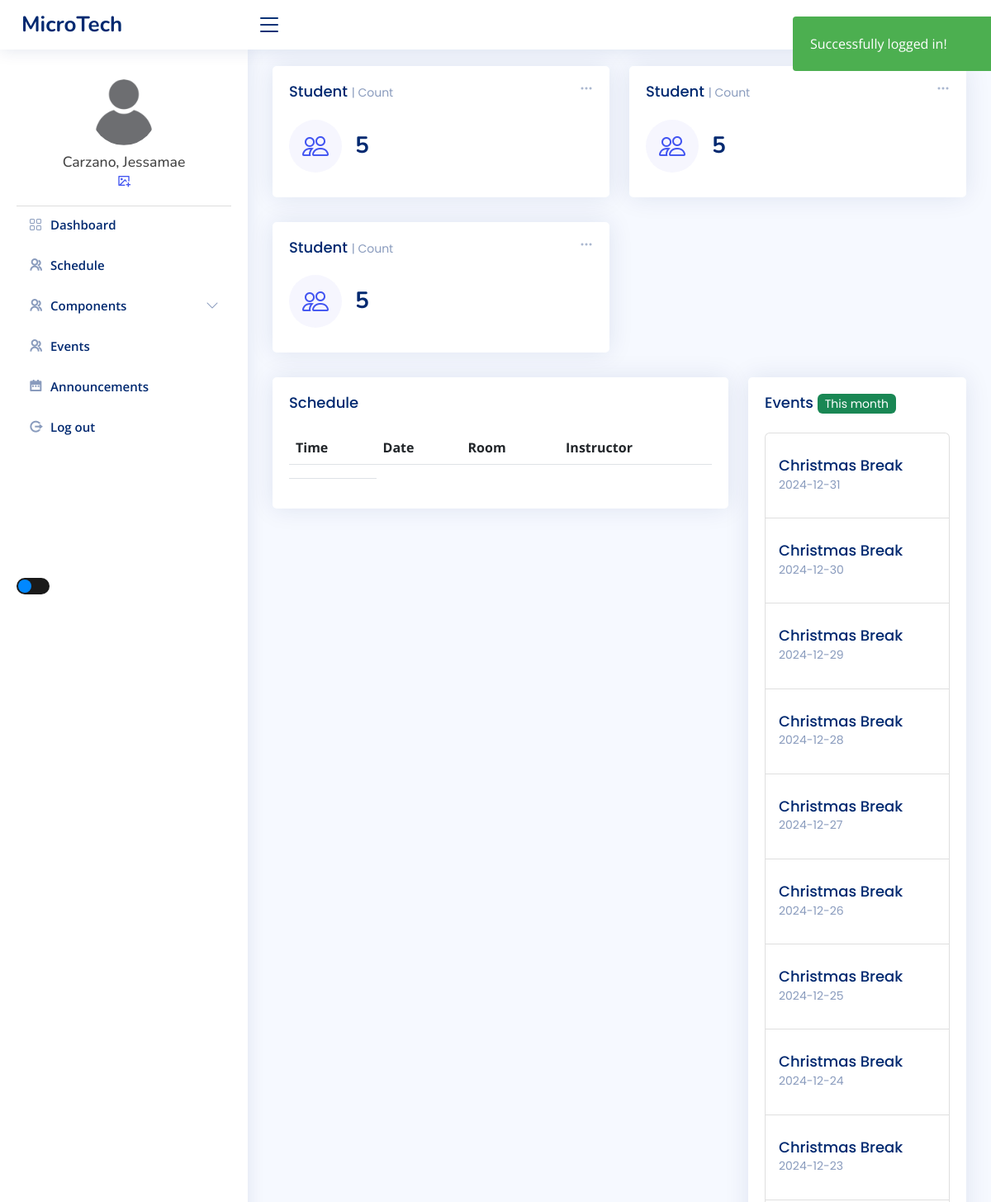
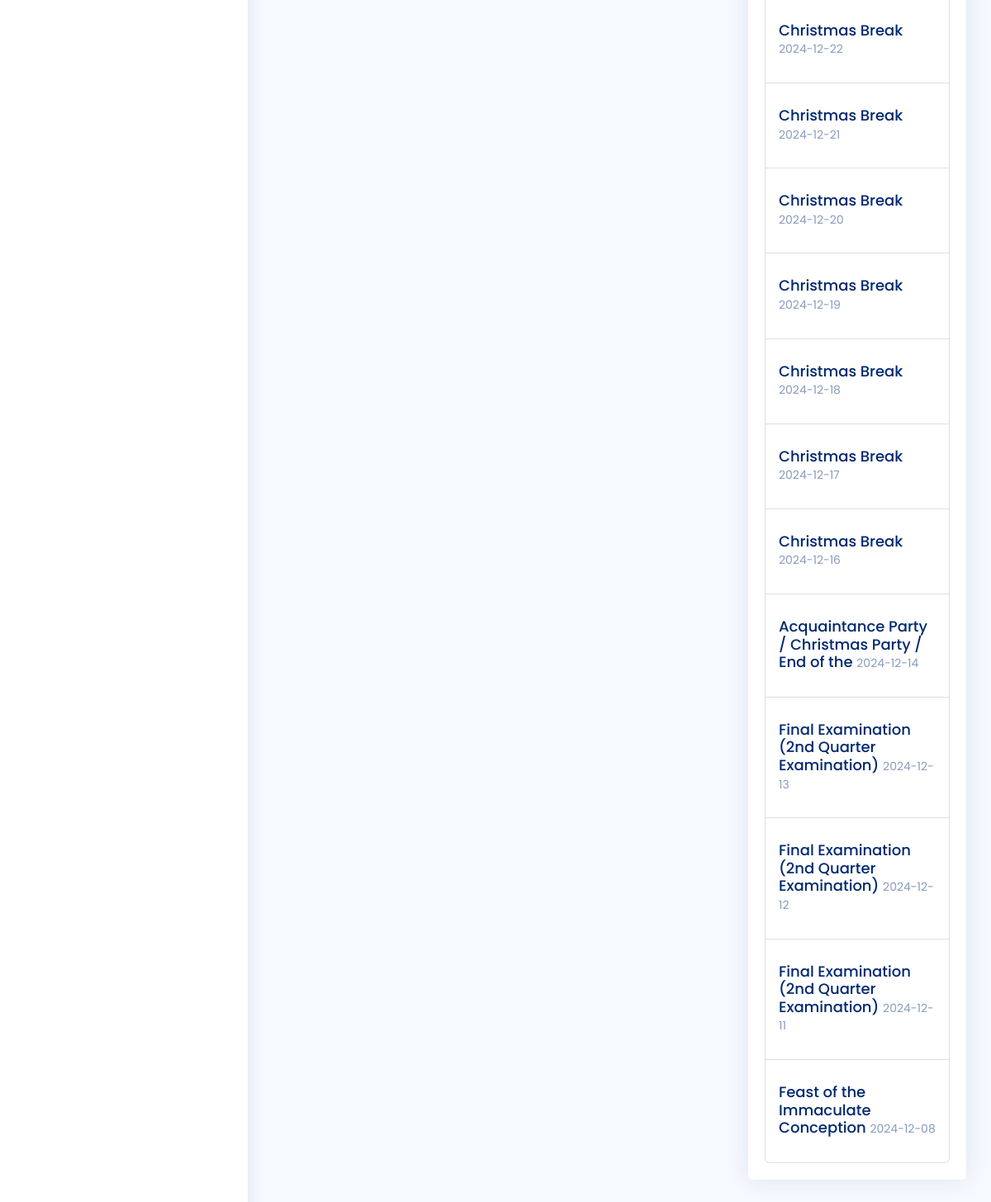
Screenshot of /admin/index2.php (signed in) with the database file from the repository (2 pictures, top to bottom).
### tables this page shows
CREATE TABLE `tbl_users` (
  `user_id` int(11) NOT NULL,
  `user_fname` varchar(50) NOT NULL,
  `user_lname` varchar(50) NOT NULL,
  `user_email` varchar(80) NOT NULL,
  `user_name` varchar(50) NOT NULL,
  `user_pass` varchar(100) NOT NULL,
  `user_role` varchar(20) NOT NULL,
  `user_image` varchar(100) NOT NULL
);

CREATE TABLE `tbl_events` (
  `id` int(11) NOT NULL,
  `title` varchar(50) NOT NULL,
  `date` date NOT NULL,
  `description` varchar(10000) NOT NULL
);

### admin/index2.php (the view, shortened to what this page needs)
<?php
include_once "../templates/header2.php";
include_once "includes/connect.php";
$connection = new Connection();
$pdo = $connection->open();
$sql = "SELECT * FROM tbl_events ORDER BY date DESC";
$stmt = $pdo->query($sql);
$events = $stmt->fetchAll(PDO::FETCH_ASSOC);
$currentMonthStart = date('Y-m-01');
$currentMonthEnd = date('Y-m-t');
$filteredEvents = [];
foreach ($events as $event) {
    if ($event['date'] >= $currentMonthStart && $event['date'] <= $currentMonthEnd) {
        $filteredEvents[] = $event;
    }
}
$statements = $conn->prepare("SELECT COUNT(studentID) AS count_stud FROM tbl_students");
$statements->execute();
$studcount = $statements->fetch(PDO::FETCH_ASSOC);
?>
<main id="main" class="main">
    <section class="section dashboard">
        <div class="row">
            <div class="col-xxl-4 col-md-6">
                <div class="card info-card sales-card">
                    <div class="filter">
                        <a class="icon" href="#" data-bs-toggle="dropdown"><i class="bi bi-three-dots"></i></a>
                    </div>
                    <div class="card-body">
                        <h5 class="card-title">Student <span>| Count</span></h5>
                        <div class="d-flex align-items-center">
                            <div class="card-icon rounded-circle d-flex align-items-center justify-content-center">
                                <i class="bi bi-people"></i>
                            </div>
                            <div class="ps-3">
                                <h6><?php echo $studcount['count_stud'] ?></h6>
                            </div>
                        </div>
                    </div>
                </div>
            </div>
            <div class="col-xxl-4 col-md-6">
                <div class="card info-card sales-card">
                    <div class="filter">
                        <a class="icon" href="#" data-bs-toggle="dropdown"><i class="bi bi-three-dots"></i></a>
                    </div>
                    <div class="card-body">
                        <h5 class="card-title">Student <span>| Count</span></h5>
                        <div class="d-flex align-items-center">
                            <div class="card-icon rounded-circle d-flex align-items-center justify-content-center">
                                <i class="bi bi-people"></i>
                            </div>
                            <div class="ps-3">
                                <h6><?php echo $studcount['count_stud'] ?></h6>
                            </div>
                        </div>
                    </div>
                </div>
            </div>
            <div class="col-xxl-4 col-md-6">
                <div class="card info-card sales-card">
                    <div class="filter">
                        <a class="icon" href="#" data-bs-toggle="dropdown"><i class="bi bi-three-dots"></i></a>
                    </div>
                    <div class="card-body">
                        <h5 class="card-title">Student <span>| Count</span></h5>
                        <div class="d-flex align-items-center">
                            <div class="card-icon rounded-circle d-flex align-items-center justify-content-center">
                                <i class="bi bi-people"></i>
                            </div>
                            <div class="ps-3">
                                <h6><?php echo $studcount['count_stud'] ?></h6>
                            </div>
                        </div>
                    </div>
                </div>
            </div>
        </div>
        <div class="row">
            <div class="col-lg-8">
                <div class="card">
                    <div class="card-body">
                        <h5 class="card-title">Schedule </h5>
                        <table class="table tabl-borderless">
                            <thead>
                                <tr>
                                    <th>Time</th>
                                    <th>Date</th>
                                    <th>Room</th>
                                    <th>Instructor</th>
                                </tr>
                            </thead>
                            <tbody>
                                <tr>
                                    <td>
                                    </td>
                                </tr>
                            </tbody>
                        </table>
                    </div>
                </div>
            </div>
            <div class="col-lg-4">
                <div class="card">
                    <div class="card-body">
                        <h5 class="card-title"> Events <span class="badge bg-success" style="color: white;">This month</span></h5>
                        <ul class="list-group">
                            <?php if (!empty($filteredEvents)) : ?>
                                <?php foreach ($filteredEvents as $event) : ?>
                                    <li class="list-group-item">
                                        <h6 class="card-title"><?php echo htmlspecialchars($event['title']); ?> <span>
                                                <?php echo htmlspecialchars($event['date']); ?></span></h6>
                                    </li>
                                <?php endforeach; ?>
                            <?php else : ?>
                                <li class="list-group-item">No events found for the current month.</li>
                            <?php endif; ?>
                        </ul>
                    </div>
                </div>
            </div>
        </div>
    </section>
</main>
<?php
include_once "../templates/footer.php";
?>

### templates/header2.php (shortened to what this page needs)
<?php
$database = new Connection();
$conn = $database->open();
$userid = $_SESSION["login"];
$statements = $conn->prepare("SELECT user_fname, user_lname, user_image FROM tbl_users WHERE user_id = ?");
$statements->execute([$userid]);
$user = $statements->fetch(PDO::FETCH_ASSOC);
$fname = $user['user_fname'];
$lname = $user['user_lname'];
$image = $user['user_image'];
?>
<!DOCTYPE html>
<html lang="en">
<head>
  <link href="../assets/vendor/bootstrap/css/bootstrap.min.css" rel="stylesheet">
  <link href="../assets/vendor/bootstrap-icons/bootstrap-icons.css" rel="stylesheet">
  <link href="../assets/vendor/boxicons/css/boxicons.min.css" rel="stylesheet">
  <link href="../assets/vendor/quill/quill.snow.css" rel="stylesheet">
  <link href="../assets/vendor/quill/quill.bubble.css" rel="stylesheet">
  <link href="../assets/vendor/remixicon/remixicon.css" rel="stylesheet">
  <link href="../assets/vendor/simple-datatables/style.css" rel="stylesheet">
  <link href="../assets/css/style.css" rel="stylesheet">
  <link href="https://cdn.jsdelivr.net/npm/select2@4.1.0-rc.0/dist/css/select2.min.css" rel="stylesheet" />
</head>
<body>
  <?php
  if (isset($_SESSION['login_success']) && $_SESSION['login_success']) {
    echo "
        <div class='alert'>
            <span class='closebtn' onclick='this.parentElement.style.display=\"none\";'>&times;</span>
            Successfully logged in!
        </div>
        <script>
            // Automatically close the alert after 5 seconds
            setTimeout(function() {
                document.querySelector('.alert').style.opacity = '0';
                setTimeout(function() {
                    document.querySelector('.alert').style.display = 'none';
                }, 600);
            }, 5000);
        </script>";
  }
  ?>
  <header id="header" class="header fixed-top d-flex align-items-center">
    <div class="d-flex align-items-center justify-content-between">
      <a href="../admin/index.php" class="logo d-flex align-items-center">
        <span class="d-none d-lg-block">MicroTech</span>
      </a>
      <i class="bi bi-list toggle-sidebar-btn"></i>
    </div>
  </header>
  <aside id="sidebar" class="sidebar">
    <ul class="sidebar-nav" id="sidebar-nav">
      <div class="profile-section">
        <div class="profile-img">
          <img src="upload-files/<?php echo htmlspecialchars($image); ?>" id="currentPhoto" onerror="this.src='images/default.png'" alt="Profile Image" class="rounded-circle">
        </div>
        <div class="profile-info">
          <h5><?php echo htmlspecialchars($lname) . ', ' . htmlspecialchars($fname); ?></h5>
        </div>
        <div class="settings-icon">
          <a href="javascript:void(0);" onclick="document.getElementById('fileInput').click();">
            <i class="ri-image-add-line"></i>
          </a>
        </div>
      </div>
      <li class="nav-item">
        <a class="nav-link collapsed" href="../admin/index2.php">
          <i class="bi bi-grid"></i>
          <span>Dashboard</span>
        </a>
      </li>
      <li class="nav-item">
        <a class="nav-link collapsed" href="">
          <i class="ri ri-group-line"></i>
          <span>Schedule</span>
        </a>
      </li>
      <li class="nav-item">
        <a class="nav-link collapsed" data-bs-target="#components-nav" data-bs-toggle="collapse" href="#">
          <i class="ri ri-group-line"></i><span>Components</span><i class="bi bi-chevron-down ms-auto"></i>
        </a>
      </li>
      <li class="nav-item">
        <a class="nav-link collapsed" href="../admin/event-teacher.php">
          <i class="ri ri-group-line"></i>
          <span>Events</span>
        </a>
      </li>
      <li class="nav-item">
        <a class="nav-link collapsed" href="#">
          <i class="ri-calendar-2-fill"></i>
          <span>Announcements</span>
        </a>
      </li>
      <li class="nav-item">
        <a class="nav-link collapsed" href="../admin/includes/logout.inc.php">
          <i class="ri-logout-circle-r-line"></i>
          <span>Log out</span>
        </a>
      </li>
    </ul>
    <div style="margin-top: 13%; position:fixed">
      <label class="switch">
        <span class="slider round"></span>
      </label>
    </div>
  </aside>

### assets/css/style.css (style rules this page uses)
:root { scroll-behavior: smooth; }
body { font-family: "Open Sans", sans-serif; background: #f6f9ff; color: #444444; }
a { color: #4154f1; text-decoration: none; }
h1, h2, h3, h4, h5, h6 { font-family: "Nunito", sans-serif; }
#main { margin-top: 60px; padding: 20px 30px; transition: all 0.3s; }
.card { margin-bottom: 30px; border: none; border-radius: 5px; box-shadow: 0px 0 30px rgba(1, 41, 112, 0.1); }
.card-title { padding: 20px 0 15px 0; font-size: 18px; font-weight: 500; color: #012970; font-family: "Poppins", sans-serif; }
.card-title span { color: #899bbd; font-size: 14px; font-weight: 400; }
.card-body { padding: 0 20px 20px 20px; }
.logo { line-height: 1; }
@media (min-width: 1200px) { .logo { width: 280px; } }
.logo span { font-size: 26px; font-weight: 700; color: #012970; font-family: "Nunito", sans-serif; }
.header { transition: all 0.5s; z-index: 997; height: 60px; box-shadow: 0px 2px 20px rgba(1, 41, 112, 0.1); background-color: #fff; padding-left: 20px; }
.header .toggle-sidebar-btn { font-size: 32px; padding-left: 10px; cursor: pointer; color: #012970; }
.sidebar { position: fixed; top: 60px; left: 0; bottom: 0; width: 300px; z-index: 996; transition: all 0.3s; padding: 20px; overflow-y: auto; scrollbar-width: thin; scrollbar-color: #aab7cf transparent; box-shadow: 0px 0px 20px rgba(1, 41, 112, 0.1); background-color: #fff; }
@media (min-width: 1200px) { #main, #footer { margin-left: 300px; } }
.sidebar-nav { padding: 0; margin: 0; list-style: none; }
.sidebar-nav li { padding: 0; margin: 0; list-style: none; }
.sidebar-nav .nav-item { margin-bottom: 5px; }
.sidebar-nav .nav-link { display: flex; align-items: center; font-size: 15px; font-weight: 600; color: #4154f1; transition: 0.3; background: #f6f9ff; padding: 10px 15px; border-radius: 4px; }
.sidebar-nav .nav-link i { font-size: 16px; margin-right: 10px; color: #4154f1; }
.sidebar-nav .nav-link.collapsed { color: #012970; background: #fff; }
.sidebar-nav .nav-link.collapsed i { color: #899bbd; }
.sidebar-nav .nav-link .bi-chevron-down { margin-right: 0; transition: transform 0.2s ease-in-out; }
.dashboard .filter { position: absolute; right: 0px; top: 15px; }
.dashboard .filter .icon { color: #aab7cf; padding-right: 20px; padding-bottom: 5px; transition: 0.3s; font-size: 16px; }
.dashboard .info-card { padding-bottom: 10px; }
.dashboard .info-card h6 { font-size: 28px; color: #012970; font-weight: 700; margin: 0; padding: 0; }
.dashboard .card-icon { font-size: 32px; line-height: 0; width: 64px; height: 64px; flex-shrink: 0; flex-grow: 0; }
.dashboard .sales-card .card-icon { color: #4154f1; background: #f6f6fe; }

### templates/header2.php (style rules this page uses)
html { scroll-behavior: smooth; }
.sidebar .nav-link { transition: background-color 0.3s ease, color 0.3s ease; }
.profile-section { display: flex; flex-direction: column; align-items: center; padding: 1rem; border-bottom: 1px solid #ddd; }
.profile-img img { width: 80px; height: 80px; border-radius: 50%; object-fit: cover; margin-bottom: 10px; }
.profile-info h5 { margin: 0; font-size: 1.1rem; text-align: center; }
.alert { max-width: 300px; width: 100%; padding: 20px; background-color: #4CAF50; color: white; opacity: 1; transition: opacity 0.6s; margin-bottom: 15px; border-radius: 4px; position: fixed; top: 20px; left: 80%; z-index: 5000; }
.switch { position: relative; display: inline-block; width: 40px; height: 20px; }
.slider { position: absolute; cursor: pointer; top: 0; left: 0; right: 0; bottom: 0; background-color: #1a1a1a; transition: .4s; }
.slider:before { position: absolute; content: ""; height: 16px; width: 16px; left: 2px; bottom: 2px; background-color: #0088ff; transition: .4s; }
.slider.round { border-radius: 20px; }
.slider.round:before { border-radius: 50%; }

### admin/index2.php (style rules this page uses)
a { text-decoration: none !important; }
.alert { padding: 20px; background-color: #4CAF50; color: white; opacity: 1; transition: opacity 0.6s; margin-bottom: 15px; border-radius: 4px; position: fixed; top: 20px; right: 20px; z-index: 5000; width: 300px; }

### rows the page displays
tbl_users: user_lname "Carzano", user_fname "Jessamae"
tbl_events: title "Christmas Break", date "2024-12-31"
tbl_events: title "Christmas Break", date "2024-12-30"
tbl_events: title "Christmas Break", date "2024-12-29"
tbl_events: title "Christmas Break", date "2024-12-28"
tbl_events: title "Christmas Break", date "2024-12-27"
tbl_events: title "Christmas Break", date "2024-12-26"
tbl_events: title "Christmas Break", date "2024-12-25"
tbl_events: title "Christmas Break", date "2024-12-24"
tbl_events: title "Christmas Break", date "2024-12-23"
tbl_events: title "Christmas Break", date "2024-12-22"
tbl_events: title "Christmas Break", date "2024-12-21"
tbl_events: title "Christmas Break", date "2024-12-20"
tbl_events: title "Christmas Break", date "2024-12-19"
tbl_events: title "Christmas Break", date "2024-12-18"
tbl_events: title "Christmas Break", date "2024-12-17"
tbl_events: title "Christmas Break", date "2024-12-16"
tbl_events: title "Acquaintance Party / Christmas Party / End of the", date "2024-12-14"
tbl_events: title "Final Examination (2nd Quarter Examination)", date "2024-12-13"
tbl_events: title "Final Examination (2nd Quarter Examination)", date "2024-12-12"
tbl_events: title "Final Examination (2nd Quarter Examination)", date "2024-12-11"
tbl_events: title "Feast of the Immaculate Conception", date "2024-12-08"

### other values shown
$studcount['count_stud'] "5"
